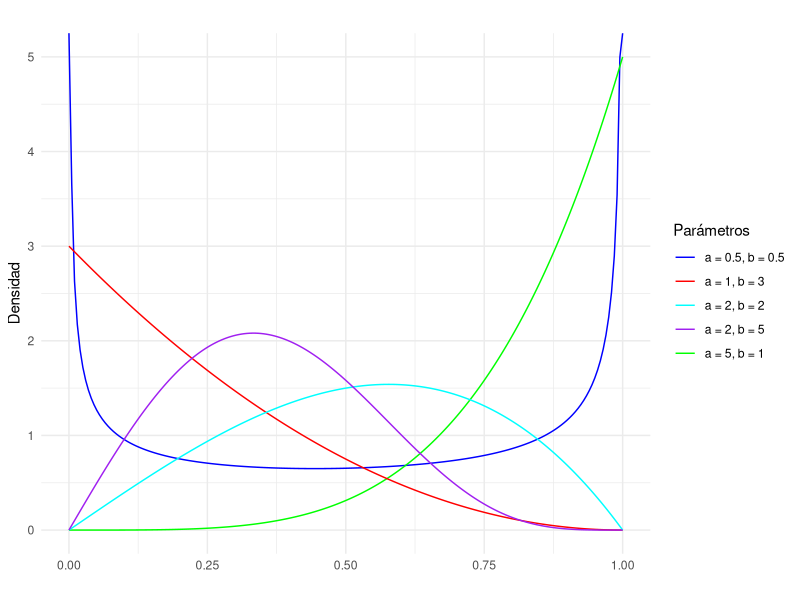
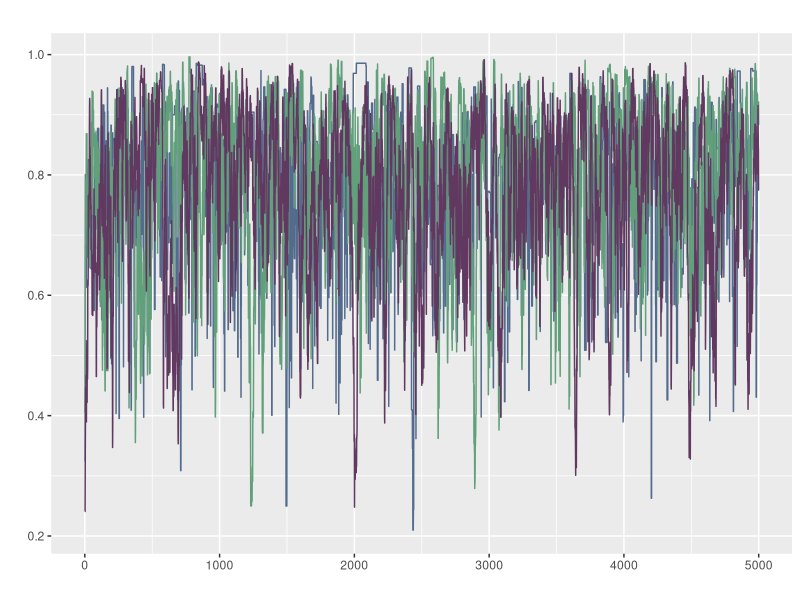
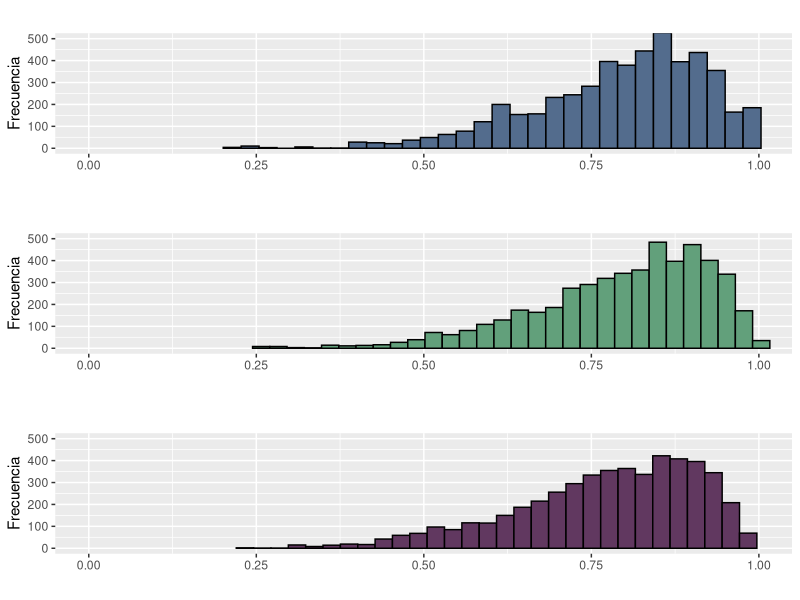
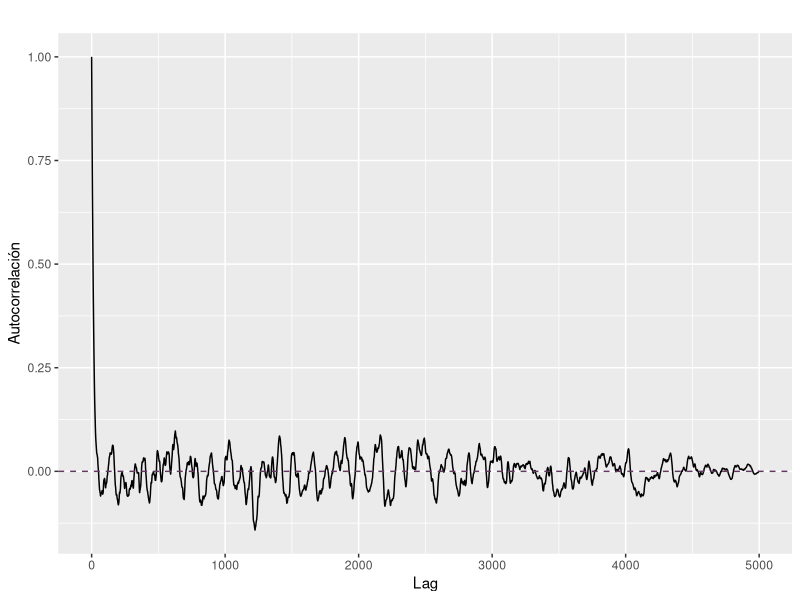
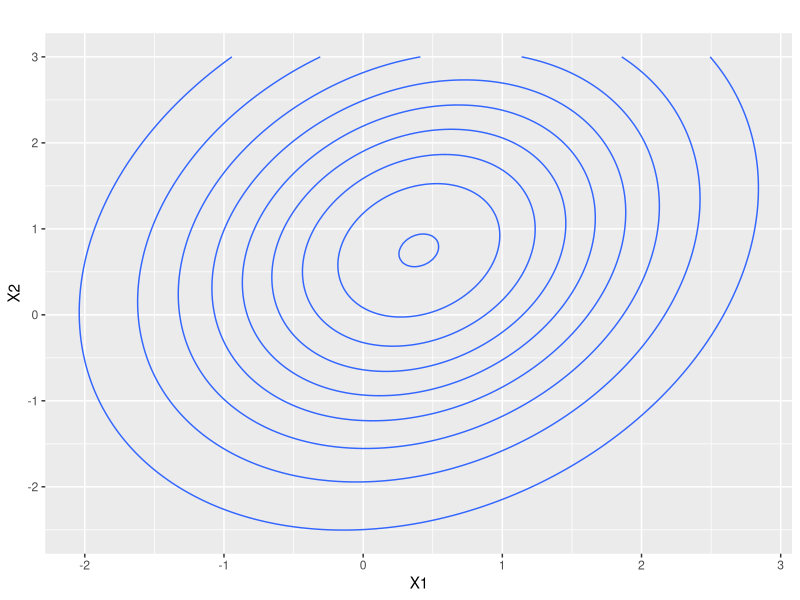
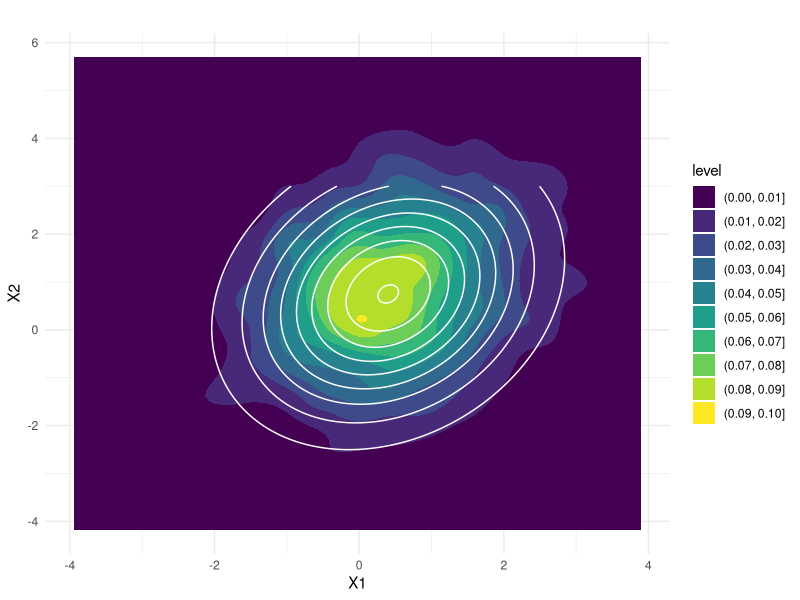
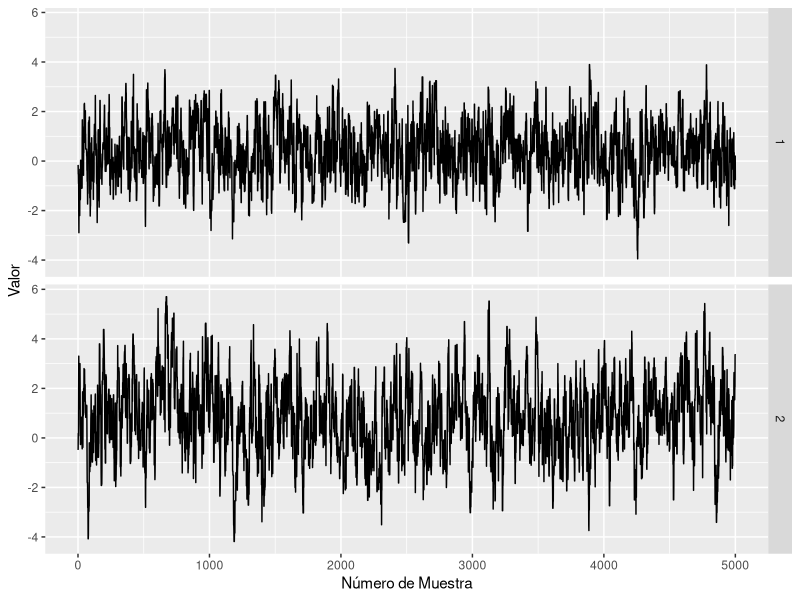
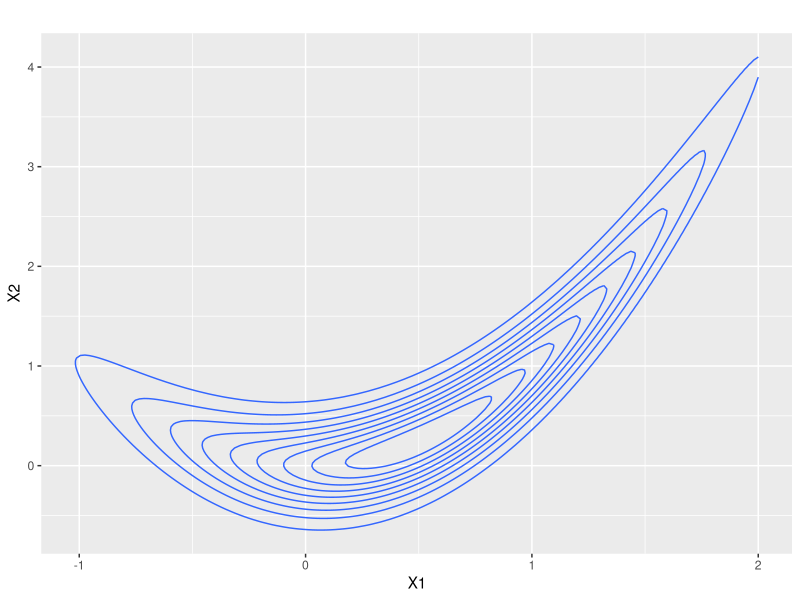

Generate these figures, in order, with R:
## ---- chunk 1
#| label = parametros
set.seed(412)
knitr::opts_chunk$set(fig.align = "center")
## ---- chunk 2
#| label = librerias
library(ggplot2)
library(dplyr)
library(gridExtra)
library(kableExtra)
library(mvtnorm)
## ---- chunk 3
d_propuesta_def <- function(x, mean){
  dnorm(x, mean, sd= 1)
}
# TODO: agregar tasa de aceptación a la funcion
sample_mh <- function (d_objetivo, r_propuesta, d_propuesta = d_propuesta_def, p_inicial, n){
  stopifnot(n>0)
  salto = 0
  muestras <- numeric(n)
  muestras[1]<-p_inicial
  for (i in 2:n) {
    p_actual <- muestras[i-1]
    p_nuevo <- r_propuesta(p_actual)
    f_actual <- d_objetivo(p_actual)
    f_nuevo <- d_objetivo(p_nuevo)
    
    q_actual <- d_propuesta(p_actual,mean=p_nuevo)
    q_nuevo <- d_propuesta(p_nuevo,mean=p_actual)
    
    alpha <- min(1, (f_nuevo/f_actual)*(q_actual/q_nuevo))
    
    aceptar <- rbinom(1,1, alpha)
    if (aceptar){
      muestras[i] <- p_nuevo
      salto = salto + 1  # TODO: agregar tasa de aceptación a la funcion
    } else {
      muestras[i] <- p_actual
    }
    
  }
  tasa_acepta = (salto/n)*100# TODO: agregar tasa de aceptación a la funcion
  print( tasa_acepta)
  return ( muestras ) 
}
## ---- chunk 4
d_kumaraswamy <- function(x, a ,b){
  if(x<0 || x>1){
    f=0
  }else{
    f <- a*b*(x^(a-1))*(1-x^a)^(b-1)
  }
  return(f)
}
## ---- chunk 5
x<-seq(0,1, length.out= 200)
d_kumaraswamy.5.5 <- numeric(length(x))
d_kumaraswamy51<- numeric(length(x))
d_kumaraswamy13 <-numeric(length(x))
d_kumaraswamy22 <- numeric(length(x))
d_kumaraswamy25 <- numeric(length(x))
for (i in 1:length(x)) {
  d_kumaraswamy.5.5[i] <- d_kumaraswamy(x[i], 0.5, 0.5)
  d_kumaraswamy51[i] <- d_kumaraswamy(x[i], 5, 1)
  d_kumaraswamy13[i] <- d_kumaraswamy(x[i], 1, 3)
  d_kumaraswamy22[i] <- d_kumaraswamy(x[i], 2, 2)
  d_kumaraswamy25[i] <- d_kumaraswamy(x[i], 2, 5)
}


df <- data.frame(x,
                 d_kumaraswamy.5.5,
                 d_kumaraswamy51,
                 d_kumaraswamy13,
                 d_kumaraswamy22,
                 d_kumaraswamy25)
ggplot(df, aes(x = x)) +
  # Agregar las líneas para cada distribución
  geom_line(aes(y = d_kumaraswamy.5.5, color = "d_kumaraswamy.5.5")) +
  geom_line(aes(y = d_kumaraswamy51, color = "d_kumaraswamy51")) +
  geom_line(aes(y = d_kumaraswamy13, color = "d_kumaraswamy13")) +
  geom_line(aes(y = d_kumaraswamy22, color = "d_kumaraswamy22")) +
  geom_line(aes(y = d_kumaraswamy25, color = "d_kumaraswamy25")) +
  # Personalizar aspectos del gráfico
  labs(title = "",
       x = "",
       y = "Densidad") +
  scale_color_manual(values = c("d_kumaraswamy.5.5" = "blue",
                                 "d_kumaraswamy51" = "green",
                                 "d_kumaraswamy13" = "red",
                                 "d_kumaraswamy22" = "cyan",
                                 "d_kumaraswamy25" = "purple"),
                     labels = c("d_kumaraswamy.5.5" = "a = 0.5, b = 0.5",
                                "d_kumaraswamy51" = "a = 5, b = 1",
                                "d_kumaraswamy13" = "a = 1, b = 3",
                                "d_kumaraswamy22" = "a = 2, b = 2",
                                "d_kumaraswamy25" = "a = 2, b = 5")) +
  guides(color=guide_legend(title = "Parámetros"))+
  theme_minimal()
## ---- chunk 6
get_beta_pars <- function(mu, kappa){
  alpha <- mu *kappa
  beta <- (1-mu)*kappa
  return(list(alpha = alpha, beta = beta))
}
#graficar kumaraswamy 6 2, y una beta 8,2 para mostrar que son parecidas
d_objetivo <- function(x, a=6 ,b=2){
  if(x<0 || x>1){
    f=0
  }else{
    f <- a*b*(x^(a-1))*(1-x^a)^(b-1)
  }
  return(f)
}
## ---- chunk 7
kappas <- c(1,25,50)
n=5000
muestras <- matrix(nrow = n,ncol = length(kappas))
for (i in 1:3) {
  #p_inicial = runif(1) se agrega?
  r_propuesta <- function(x) {
    kappa <- kappas[i]
    pars <- get_beta_pars(x, kappa)
    rbeta(1, pars$alpha, pars$beta)
  }
  d_propuesta <- function(x, mean) {
    kappa <- kappas[i]
    pars <- get_beta_pars(mean, kappa)
    dbeta(x, pars$alpha, pars$beta)
  }
  p_inicial <- runif(1)
  
  muestras[,i] <- sample_mh(d_objetivo, r_propuesta, d_propuesta, p_inicial= p_inicial, n=n)
}


df <- as.data.frame(cbind(muestras, x=1:n))
ggplot(df, aes(x = x)) +
  geom_line(aes(y = V1), color = "#536C8D") +
  geom_line(aes(y = V2), color = "#62A07B") +
  geom_line(aes(y = V3), color = "#613860") +
  labs(x = "", y = "", title = "")

## ---- chunk 8
g1 <- ggplot(df, aes(x = V1)) +
  geom_histogram(color = "black", fill = "#536C8D", bins = 30) +
  labs(x = "", y = "Frecuencia", title = "")+
  coord_cartesian(xlim = c(0, 1), ylim = c(0, 500))

# Graficar histograma para V2
g2 <- ggplot(df, aes(x = V2)) +
  geom_histogram(color = "black", fill = "#62A07B", bins = 30) +
  labs(x = "", y = "Frecuencia", title = "")+
  coord_cartesian(xlim = c(0, 1), ylim = c(0, 500))

# Graficar histograma para V3
g3 <- ggplot(df, aes(x = V3)) +
  geom_histogram(color = "black", fill = "#613860", bins = 30) +
  labs(x = "", y = "Frecuencia", title = "")+
  coord_cartesian(xlim = c(0, 1), ylim = c(0, 500))

# Mostrar los histogramas en una sola columna
grid.arrange(g1, g2, g3, ncol = 1)
## ---- chunk 9
calcular_w <- function(x){
  mean(apply(x, 2, var))
}
calcular_b <- function(x){
  media_chain <- apply(x, 2, mean)
  var(media_chain) * nrow(x)
}
R_hat <- function(x){
  S <- nrow(x)
  M <- ncol(x)
  W <- calcular_w(x)
  B <- calcular_b(x)
  numerador <- (S-1)/S * W + (1 / S) * B
  sqrt(numerador / W)
}
R_hat(muestras) #indica convergencia entre cadenas
## ---- chunk 10
corr <- acf(muestras[,3], plot = FALSE, lag = Inf)
N_eff <- function(x){
  n_eff <- numeric(ncol(x))
  for (i in 1:ncol(x)) {
    S <- nrow(x)
    autocorr <- acf(x[,i], plot = FALSE, lag = Inf)$acf
    limite <- which(autocorr<0.05)[1]
    
    denominador <- 1 + 2 * sum(autocorr[2:limite])
    n_eff[i] <- S / denominador  
  }
  return(n_eff)
}
N_eff(muestras)
## ---- chunk 11
data_corr = data.frame(x=corr$lag, y=corr$acf)
ggplot(data_corr)+
  aes(x=x,y=y)+
  geom_line()+
  geom_hline(yintercept = 0, linetype = "dashed", color = "#613860")+
  labs(x = "Lag", y = "Autocorrelación", title = "")
# no parecen muy bajos para 5k muestras
## ---- chunk 12
medias <- c(mean(muestras[,1]),mean(muestras[,2]),mean(muestras[,3]))
percentiles<- rbind(quantile(muestras[,1], c(0.05, 0.95)),
                    quantile(muestras[,2], c(0.05, 0.95)),
                    quantile(muestras[,3], c(0.05, 0.95)))

tabla <-cbind(medias, percentiles)
colnames(tabla) <- c("Medias","Percentil 5", "Percentil 95")
rownames(tabla) <- c("Kappa = 1","Kappa = 25", "Kappa = 50")
kable(round(tabla,3))%>% 
  kable_styling(position = "center",full_width = FALSE) %>% 
  row_spec(0, bold = T, background = "#613860", color = "black") 
## ---- chunk 13
muestras_logit <- log(muestras/(1-muestras))
medias_logit <- c(mean(muestras_logit[,1]),mean(muestras_logit[,2]),mean(muestras_logit[,3]))
percentiles_logit <- rbind(quantile(muestras_logit[,1], c(0.05, 0.95)),
                    quantile(muestras_logit[,2], c(0.05, 0.95)),
                    quantile(muestras_logit[,3], c(0.05, 0.95)))

tabla_logit <-cbind(medias_logit, percentiles_logit)
colnames(tabla_logit) <- c("Medias","Percentil 5", "Percentil 95")
rownames(tabla_logit) <- c("Kappa = 1","Kappa = 25", "Kappa = 50")
kable(round(tabla_logit,3))%>% 
  kable_styling(position = "center",full_width = FALSE) %>% 
  row_spec(0, bold = T, background = "#613860", color = "black") 
## ---- chunk 14
sample_mh_2d <- function (d_objetivo, r_propuesta, d_propuesta, p_inicial, n, sigma_prop){
  stopifnot(n>0)
  salto = 0
  muestras <- matrix(nrow = n, ncol = length(p_inicial))
  muestras[1,]<-p_inicial
  for (i in 2:n) {
    p_actual <- muestras[i-1,]
    p_nuevo <- r_propuesta(p_actual)
    f_actual <- d_objetivo(p_actual)
    f_nuevo <- d_objetivo(p_nuevo)
    
    q_actual <- d_propuesta(p_actual,mean=p_nuevo)
    q_nuevo <- d_propuesta(p_nuevo,mean=p_actual)
    
    alpha <- min(1, (f_nuevo/f_actual)*(q_actual/q_nuevo))
    
    aceptar <- rbinom(1,1, alpha)
    if (aceptar){
      muestras[i,] <- p_nuevo
      salto = salto + 1
    } else {
      muestras[i,] <- p_actual
    }
    
  }
  tasa_acepta <- (salto/n)*100
  print(tasa_acepta)
  return ( muestras ) 
}


## ---- chunk 15
mu_obj <- c(0.4, 0.75)
sigma_obj <- matrix(c(1.35, 0.4, 0.4, 2.4), ncol = 2)

sigma_prop <- diag(2) #preguntar esto

d_objetivo <- function(x) dmvnorm(x, mean = mu_obj, sigma = sigma_obj)
r_propuesta <- function(x) rmvnorm(1, mean = x, sigma = sigma_prop)
d_propuesta <- function(x, mean) dmvnorm(x, mean = mean, sigma = sigma_prop)

df_grilla <- expand.grid(x = seq(-3, 3, length.out = 200), seq(-3, 3, length.out = 200))
df_grilla$z <- d_objetivo(as.matrix(df_grilla))

ggplot(df_grilla)+
  aes(x = x, y = Var2, z = z)+
  stat_contour()+
  labs(title = "",
       x = "X1",
       y = "X2")

muestras_2d <- sample_mh_2d(d_objetivo, r_propuesta, d_propuesta, p_inicial=c(runif(1,-2,3),runif(1,-2,3)), n=5000)

muestras_2d_df <- as.data.frame(muestras_2d)
ggplot(muestras_2d_df, aes(x = V1, y = V2)) +
  geom_density_2d(fill = "skyblue", alpha = 0.7) +
  geom_density2d_filled()+
  #geom_point(data = muestras_2d_df, aes(x = V1, y = V2), color = "cyan2", alpha = 0.05) +
  labs(title = "",
       x = "X1",
       y = "X2") +
  stat_contour(aes(x = x, y = Var2, z = z), data = df_grilla, color = "white")+
  theme_minimal()

# p_inicial = rmvnorm(1,mean=c(1,1)) ?
## ---- chunk 16

########################
plot_trace <- function(x, y){
  n <-length(x)
  df <- data.frame(x = rep(1:n, 2), y = c(x, y), dimension = rep(1:2, each = n))
  ggplot(df)+
    geom_line(aes(x = x, y = y))+
    facet_grid(rows = vars(dimension))+
    labs(x = "Número de Muestra", y = "Valor")
}  

plot_trace(muestras_2d_df$V1, muestras_2d_df$V2)

#Número efectivo de muestras
N_eff(muestras_2d)
## ---- chunk 17
#| label = probs
probs <- numeric(3)
# x1 > 1 ; x2 < 0
mu_filtradas <- muestras_2d[muestras_2d[,1] > 1 & muestras_2d[,2] < 0,]
probs[1] <- nrow(mu_filtradas) / nrow(muestras_2d)
# x1 > 1 ; x2 > 2 
mu_filtradas <- muestras_2d[muestras_2d[,1] > 1 & muestras_2d[,2] > 2,]
probs[2] <- nrow(mu_filtradas) / nrow(muestras_2d)
# x1 > .4 ; x2 > .75
mu_filtradas <- muestras_2d[muestras_2d[,1] > .4 & muestras_2d[,2] > .75,]
probs[3] <- nrow(mu_filtradas) / nrow(muestras_2d)
probs #no se si esto esta bien gente
## ---- chunk 18
# Monte Carlo generamos aleatorios y hace sumatoria
# Genera un gran número de muestras bivariadas
n <- 5000
muestras_2d_mc <- rmvnorm(n, mean = mu_obj, sigma = sigma_obj)
p_exacta <- numeric(3)
p_mc <- numeric(3)
# x1 > 1 ; x2 < 0
mu_filtradas <- muestras_2d_mc[muestras_2d_mc[,1] > 1 & muestras_2d_mc[,2] < 0,]
p_mc[1] <- nrow(mu_filtradas) / nrow(muestras_2d_mc)
p_exacta[1] <- pmvnorm(lower = c(1, -Inf), upper = c(Inf,0), mean = mu_obj, sigma=sigma_obj)
# x1 > 1 ; x2 > 2 
mu_filtradas <- muestras_2d_mc[muestras_2d_mc[,1] > 1 & muestras_2d_mc[,2] > 2,]
p_mc[2] <- nrow(mu_filtradas) / nrow(muestras_2d_mc)
p_exacta[2] <- pmvnorm(lower = c(1, 2), upper = c(Inf,Inf), mean = mu_obj, sigma=sigma_obj)
# x1 > .4 ; x2 > .75
mu_filtradas <- muestras_2d_mc[muestras_2d_mc[,1] > .4 & muestras_2d_mc[,2] > .75,]
p_mc[3] <- nrow(mu_filtradas) / nrow(muestras_2d_mc)
p_exacta[3] <- pmvnorm(lower = c(.4, .75), upper = c(Inf,Inf), mean = mu_obj, sigma=sigma_obj)

probs
p_mc
round(p_exacta, 4)#no se si esto esta bien gente
## ---- chunk 19
#Método de la grilla
grilla= numeric(3)
grilla[1]=sum(df_grilla$z[df_grilla$x>1 & df_grilla$Var2<0])/ sum(df_grilla$z)
grilla[2]=sum(df_grilla$z[df_grilla$x>1 & df_grilla$Var2>2])/ sum(df_grilla$z)
grilla[3]=sum(df_grilla$z[df_grilla$x>0.4 & df_grilla$Var2>0.75])/ sum(df_grilla$z)

data_probs= cbind(muestras=probs, mc= p_mc, grilla= grilla, exacto= p_exacta)

colnames(data_probs) <- c("Muestras","Montecarlo", "Grilla","Prob. Exacta")
rownames(data_probs) <- c("P(X1> 1, X2< 0)","P(X1> 1, X2> 2)", "P(X1> 0.4, X2> 0.75)")
kable(round(data_probs,4))%>% 
  kable_styling(position = "center",full_width = FALSE) %>% 
  row_spec(0, bold = T, background = "#613860", color = "black") 

## ---- chunk 20
a <- 0.5
b <- 5
sigma_prop1 <- matrix(c(4,1,1,4), ncol = 2)
sigma_prop2 <- diag(2)
sigma_prop3 <- matrix(c(2,-2,-2,5), ncol = 2)

d_objetivo <- function(x) exp(-((a-x[1])^2+b*(x[2]-(x[1])^2)^2))
r_propuesta <- function(x) rmvnorm(1, mean = x, sigma = sigma_prop2)
d_propuesta <- function(x, mean) dmvnorm(x, mean = mean, sigma = sigma_prop2)

df_grilla <- expand.grid(x = seq(-2, 2, length.out = 200), seq(-1, 5, length.out = 200))
for(i in 1:40000){ 
df_grilla$z[i] <- d_objetivo(c(df_grilla$x[i], df_grilla$Var2[i]))
}

ggplot(df_grilla)+
 aes(x = x, y = Var2, z = z)+
 stat_contour()+
 labs(title = "",
      x = "X1",
      y = "X2")

muestras_2d2 <- sample_mh_2d(d_objetivo, r_propuesta, d_propuesta, p_inicial= c(runif(1,0,1), runif(1,-0.5, 1)), n=5000)

muestras_2d2_df <- as.data.frame(muestras_2d2)
ggplot(muestras_2d2_df, aes(x = V1, y = V2)) +
  geom_density_2d(fill = "skyblue", alpha = 0.7) +
  geom_density2d_filled()+
  #geom_point(data = muestras_2d_df, aes(x = V1, y = V2), color = "cyan2", alpha = 0.05) +
  labs(title = "",
       x = "X1",
       y = "X2") +
  theme_minimal()

r_propuesta <- function(x) rmvnorm(1, mean = x, sigma = sigma_prop1)
d_propuesta <- function(x, mean) dmvnorm(x, mean = mean, sigma = sigma_prop1)

muestras_2d1 <- sample_mh_2d(d_objetivo, r_propuesta, d_propuesta, p_inicial= c(runif(1,0,1), runif(1,-0.5, 1)), n=5000)

muestras_2d1_df <- as.data.frame(muestras_2d1)
ggplot(muestras_2d1_df, aes(x = V1, y = V2)) +
  geom_density_2d(fill = "skyblue", alpha = 0.7) +
  geom_density2d_filled()+
  #geom_point(data = muestras_2d_df, aes(x = V1, y = V2), color = "cyan2", alpha = 0.05) +
  labs(title = "",
       x = "X1",
       y = "X2") +
  theme_minimal()

r_propuesta <- function(x) rmvnorm(1, mean = x, sigma = sigma_prop3)
d_propuesta <- function(x, mean) dmvnorm(x, mean = mean, sigma = sigma_prop3)

muestras_2d3 <- sample_mh_2d(d_objetivo, r_propuesta, d_propuesta, p_inicial= c(runif(1,0,1), runif(1,-0.5, 1)), n=5000)

muestras_2d3_df <- as.data.frame(muestras_2d3)
ggplot(muestras_2d3_df, aes(x = V1, y = V2)) +
  geom_density_2d(fill = "skyblue", alpha = 0.7) +
  geom_density2d_filled()+
  #geom_point(data = muestras_2d_df, aes(x = V1, y = V2), color = "cyan2", alpha = 0.05) +
  labs(title = "",
       x = "X1",
       y = "X2") +
  theme_minimal()
# TODO: preguntarle a los chicos que cambia en estas tres para poner todo en un bucle
## ---- chunk 21
# Añadir una columna para indicar la cadena
muestras_2d1_df$cadena <- "Muestra 1"
muestras_2d2_df$cadena <- "Muestra 2"
muestras_2d3_df$cadena <- "Muestra 3"

muestra1 <- muestras_2d1_df
muestra2 <- muestras_2d2_df
muestra3 <- muestras_2d3_df
#TODO: esto esta de más, preguntar si se puede sacar

# Unir las muestras en un solo dataframe
df <- rbind(muestra1, muestra2, muestra3)

# Graficar las trayectorias
df$posicion <- rep(seq(0, 1, length.out= 5000), time = 3)
ggplot(df, aes(x = V1, y = V2, color = cadena, alpha = posicion)) +
  geom_point() +
  geom_line() +
  labs(x = "X1", y = "X2", title = "Trayectorias de las cadenas de Metropolis-Hastings")+
  scale_color_manual(values= c("#536C8D","#62A07B","#613860"))
## ---- chunk 22
#Trace plot y gráfico de autocorrelación
# TODO: yo mantendria los colores de muestra 1 2 y 3 como arriba
n=5000
df1 <- as.data.frame(cbind(muestras_2d1_df$V1,muestras_2d2_df$V1,muestras_2d3_df$V1, x=1:n))
tp1=ggplot(df1, aes(x=x)) +
  geom_line(aes(y = V1), color = "#536C8D") +
  geom_line(aes(y = V2), color = "#62A07B") +
  geom_line(aes(y = V3), color = "#613860") +
  labs(x = "", y = "Valor", title = "")

df2 <- as.data.frame(cbind(muestras_2d1_df$V2,muestras_2d2_df$V2,muestras_2d3_df$V2, x=1:n))
tp2=ggplot(df2, aes(x=x)) +
  geom_line(aes(y = V1), color = "#536C8D") +
  geom_line(aes(y = V2), color = "#62A07B") +
  geom_line(aes(y = V3), color = "#613860") +
  labs(x = "Numero de muestra", y = "Valor", title = "")

grid.arrange(tp1, tp2, ncol=1)

corr11 <- acf(muestras_2d1_df[,1], plot = FALSE, lag = Inf)
corr12 <- acf(muestras_2d1_df[,2], plot = FALSE, lag = Inf)
corr21 <- acf(muestras_2d2_df[,1], plot = FALSE, lag = Inf)
corr22 <- acf(muestras_2d2_df[,2], plot = FALSE, lag = Inf)
corr31 <- acf(muestras_2d3_df[,1], plot = FALSE, lag = Inf)
corr32 <- acf(muestras_2d3_df[,2], plot = FALSE, lag = Inf)

corr_x1=data.frame(lag= c(corr11$lag, corr21$lag, corr31$lag),
           acf= c(corr11$acf, corr21$acf, corr31$acf),
           cadena= rep(c("Muestra 1", "Muestra 2", "Muestra 3"), each=5000))

corr_x2=data.frame(lag= c(corr12$lag, corr22$lag, corr32$lag),
           acf= c(corr12$acf, corr22$acf, corr32$acf),
           cadena= rep(c("Muestra 1", "Muestra 2", "Muestra 3"), each=5000))

grafico_corr_x1= ggplot(corr_x1)+
  aes(x=lag,y=acf, color=cadena)+
  geom_line()+
  labs(x = "", y = "Autocorrelación", title = "")+
  scale_color_manual(values= c("#536C8D","#62A07B","#613860"))

grafico_corr_x2= ggplot(corr_x2)+
  aes(x=lag,y=acf, color=cadena)+
  geom_line()+
  labs(x = "Lag", y = "Autocorrelación", title = "")+
  scale_color_manual(values= c("#536C8D","#62A07B","#613860"))

grid.arrange(grafico_corr_x1,grafico_corr_x2, ncol=1)

#Calculamos el n eff de muestras para ver que muestra resulto mejor
round(N_eff(muestras_2d1),2)
round(N_eff(muestras_2d2),2)
round(N_eff(muestras_2d3),2)
## ---- chunk 23
# Ej 10
# Calculamos las probabilidades con la segunda muestra, la cual presenta el mayor número efectivo de muestras
probs <- numeric(3)
# 0 < x1 < 1  ;0 < x2 < 1
mu_filtradas <- muestras_2d2[muestras_2d2[,1] > 0 & muestras_2d2[,1] < 1 & muestras_2d2[,2] > 0 & muestras_2d2[,2] < 1,]
probs[1] <- nrow(mu_filtradas) / nrow(muestras_2d2)
# -1 < x1 < 0  ;0 < x2 < 1 
mu_filtradas <- muestras_2d2[muestras_2d2[,1] > -1 & muestras_2d2[,1] < 0 & muestras_2d2[,2] > 0 & muestras_2d2[,2] < 1,]
probs[2] <- nrow(mu_filtradas) / nrow(muestras_2d2)
# 1 < x1 < 2 ;2 < x2 < 3
mu_filtradas <- muestras_2d2[muestras_2d2[,1] > 1 & muestras_2d2[,1] < 2 & muestras_2d2[,2] > 2 & muestras_2d2[,2] < 3,]
probs[3] <- nrow(mu_filtradas) / nrow(muestras_2d2)
probs
## ---- chunk 24
#Ej 11
#Método de la grilla
grilla= numeric(3)
grilla[1]=sum(df_grilla$z[df_grilla$x>0 & df_grilla$x<1 & df_grilla$Var2>0 & df_grilla$Var2<1])/ sum(df_grilla$z)
grilla[2]=sum(df_grilla$z[df_grilla$x>-1 & df_grilla$x<0 & df_grilla$Var2>0 & df_grilla$Var2<1])/ sum(df_grilla$z)
grilla[3]=sum(df_grilla$z[df_grilla$x>1 & df_grilla$x<2 & df_grilla$Var2>2 & df_grilla$Var2<3])/ sum(df_grilla$z)

data_probs= cbind(muestras=probs,grilla= grilla)

colnames(data_probs) <- c("Muestras","Grilla")
rownames(data_probs) <- c("P(0< X1 < 1,0 < X2< 1)","P(-1 < X1 < 0,0 < X2 < 1)", "P(1 < X1 < 2,2 < X2 < 3)")
kable(round(data_probs,4))%>% 
  kable_styling(position = "center",full_width = FALSE) %>% 
  row_spec(0, bold = T, background = "#613860", color = "black") 
